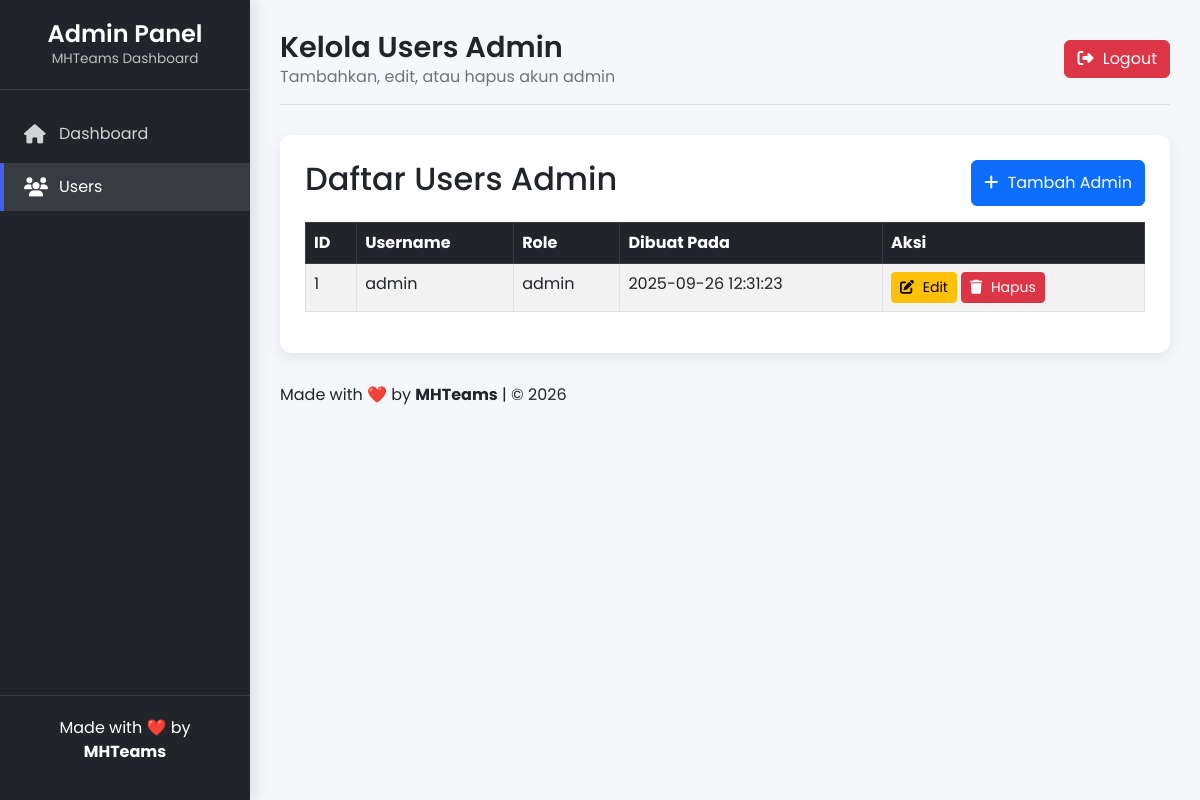
Before: /admin/users.php (signed in) with the older database file.
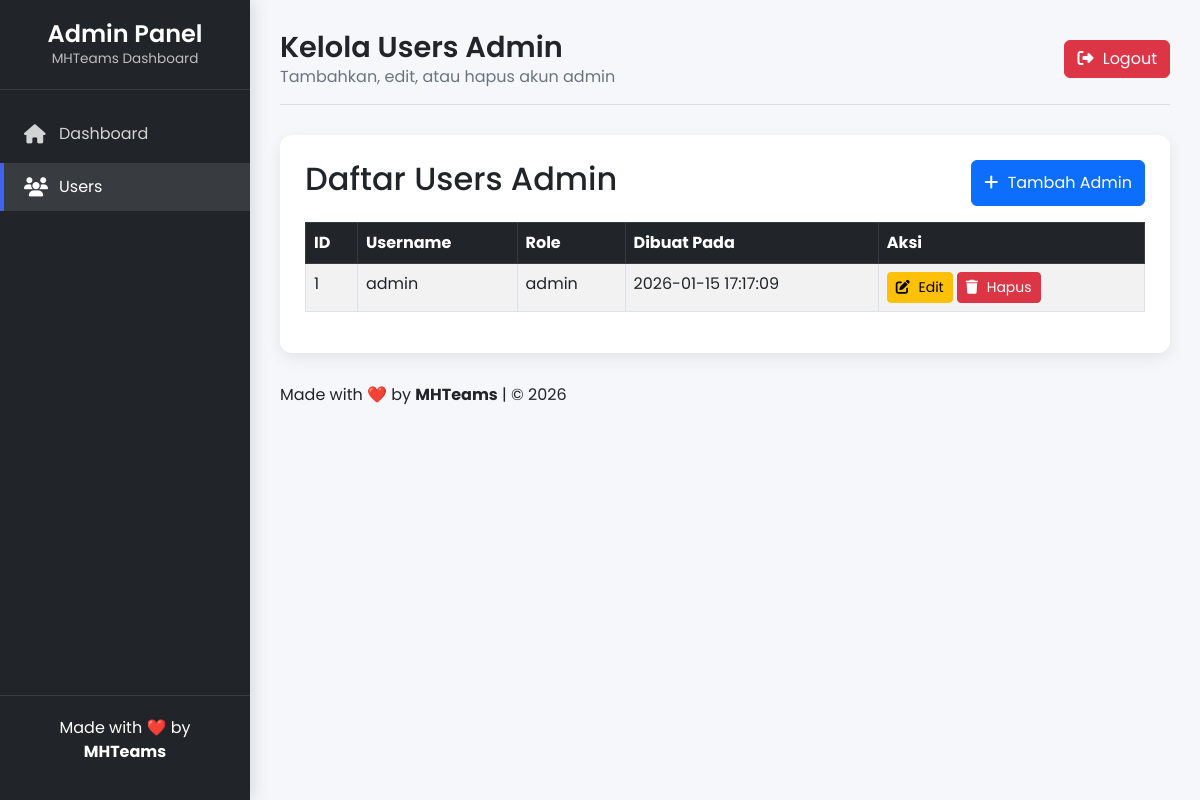
After: the same page with the newer database file.
### tables this page shows
CREATE TABLE users (
            id INTEGER PRIMARY KEY AUTOINCREMENT,
            username TEXT UNIQUE NOT NULL,
            password TEXT NOT NULL,
            role TEXT NOT NULL CHECK(role='admin'),
            created_at DATETIME DEFAULT CURRENT_TIMESTAMP
        );

### admin/users.php (the view, shortened to what this page needs)
    <?php
include "../config.php";
$users = $conn->query("SELECT id, username, role, created_at FROM users ORDER BY id DESC")->fetchAll(PDO::FETCH_ASSOC);
?>
<!DOCTYPE html>
<html lang="id">
<head>
    <link href="https://cdn.jsdelivr.net/npm/bootstrap@5.3.0/dist/css/bootstrap.min.css" rel="stylesheet">
    <link rel="stylesheet" href="https://cdnjs.cloudflare.com/ajax/libs/font-awesome/6.5.1/css/all.min.css">
</head>
<body>
<div class="admin-container">
    <div class="sidebar" id="sidebar">
        <div class="sidebar-header">
            <h3>Admin Panel</h3>
            <p>MHTeams Dashboard</p>
        </div>
        <div class="sidebar-menu">
            <ul>
                <li><a href="dashboard.php"><i class="fas fa-home"></i> Dashboard</a></li>
                <li><a href="users.php" class="active"><i class="fas fa-users"></i> Users</a></li>
            </ul>
        </div>
        <div class="sidebar-footer">
            <p>Made with ❤️ by <strong>MHTeams</strong></p>
        </div>
    </div>
    <div class="main-content">
        <div class="header">
            <div class="welcome-text">
                <h1>Kelola Users Admin</h1>
                <p>Tambahkan, edit, atau hapus akun admin</p>
            </div>
            <div class="user-info">
                <a href="logout.php" class="btn btn-danger"><i class="fas fa-right-from-bracket"></i> Logout</a>
            </div>
        </div>
        <div class="page-content">
            <div class="d-flex justify-content-between mb-3">
                <h2>Daftar Users Admin</h2>
                <button class="btn btn-primary" data-bs-toggle="modal" data-bs-target="#addModal">
                    <i class="fas fa-plus"></i> Tambah Admin
                </button>
            </div>
            <?php if(count($users) > 0): ?>
            <table class="table table-bordered table-striped">
                <thead class="table-dark">
                    <tr>
                        <th>ID</th>
                        <th>Username</th>
                        <th>Role</th>
                        <th>Dibuat Pada</th>
                        <th>Aksi</th>
                    </tr>
                </thead>
                <tbody>
                    <?php foreach($users as $u): ?>
                    <tr>
                        <td><?= $u['id'] ?></td>
                        <td><?= htmlspecialchars($u['username']) ?></td>
                        <td><?= $u['role'] ?></td>
                        <td><?= $u['created_at'] ?></td>
                        <td>
                            <div class="d-flex gap-1">
                                <button class="btn btn-warning btn-sm" data-bs-toggle="modal" data-bs-target="#editModal<?= $u['id'] ?>">
                                    <i class="fas fa-edit"></i> Edit
                                </button>
                                <form method="post" class="d-inline" onsubmit="return confirm('Yakin ingin menghapus user ini?');">
                                    <button class="btn btn-danger btn-sm"><i class="fas fa-trash"></i> Hapus</button>
                                </form>
                            </div>
                        </td>
                    </tr>
                    <?php endforeach; ?>
                </tbody>
            </table>
            <?php endif; ?>
        </div>
        <div class="footer mt-4">
            <p>Made with ❤️ by <strong>MHTeams</strong> | © <?= date('Y'); ?></p>
        </div>
    </div>
</div>
</body>
</html>

Changed rows visible on the page:
changed users "admin": created_at "2025-09-26 12:31:23" → "2026-01-15 17:17:09"
